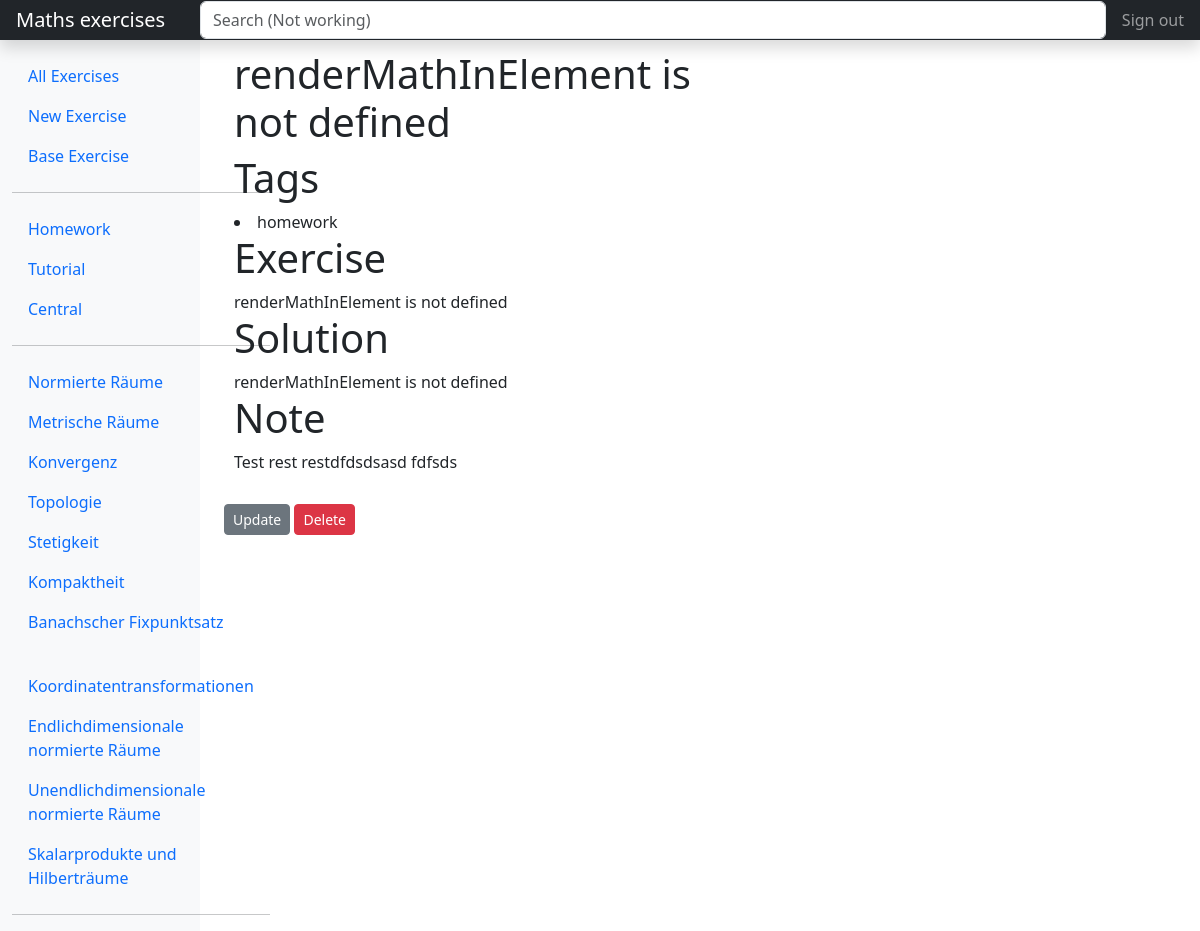
The page /exercise/3/ on the database its author committed.
### exercises/models.py (models this page shows, shortened)
class Tag(models.Model):
    title = models.CharField(max_length=200)
    def __str__(self):
        return self.title

class Topic(models.Model):
    title = models.CharField(max_length=200)
    def __str__(self):
        return self.title

class Exercise(models.Model):
    title = models.CharField(max_length=200)
    text = models.TextField()
    solution = models.TextField()
    lecturer = models.CharField(max_length=200)
    exercise_coordinator = models.CharField(max_length=200)
    date = models.DateField("date created")
    term = models.CharField(max_length=200)
    university = models.CharField(max_length=200, default="TUM")
    pdf_file = models.FileField(upload_to="pdfs/")
    png_file = models.ImageField(upload_to="pngs/")
    tags = models.ManyToManyField(Tag)
    topics = models.ManyToManyField(Topic)
    note = models.TextField(blank=True)

### exercises/views.py (the view)
class ExerciseDetailView(DetailView):
    model = Exercise

### exercises/context_processors.py (called while the page is built)
def custom_data(request):
    tags = Tag.objects.all()
    topics = Topic.objects.all()
    data = {"tags_list": tags, "topics_list": topics}
    return data

### exercises/templates/exercises/exercise_detail.html
{% extends "exercises/base.html" %}
{% block content %}
<div class="flex-container">
    <div class="flex-item col-lg-6">
        <h1 class="title">{{ object.title }}</h1>
        <h1>Tags</h1>
        {% for tag in object.tags.all %}
        <li>{{ tag.title }}</li>
        {% empty %}
        <li>No tags available for this exercise.</li>
        {% endfor %}
        <h1>Exercise</h1>
        <div id="demo-output">{{ object.text|safe }}</div>
        <h1>Solution</h1>
        <div id="demo-output2">{{ object.solution|safe }}</div>
        {% if object.note %}
        <h1>Note</h1>
        <p>{{ object.note }}</p>
        {% endif %}
    </div>
</div>
<div>
    <a class="btn btn-secondary btn-sm mt-1 mb-1" href="{% url 'exercise-update' object.id %}">Update</a>
    <a class="btn btn-danger btn-sm mt-1 mb-1" href="{% url 'exercise-delete' object.id %}">Delete</a>
</div>
{% endblock %}

### exercises/templates/exercises/base.html (shortened to what this page needs)
{% load static %}
<!DOCTYPE html>
<html lang="en">
<head>
    <link href="https://cdn.jsdelivr.net/npm/bootstrap@5.3.0/dist/css/bootstrap.min.css" rel="stylesheet"
>
    <link rel="stylesheet" type="text/css" href="{% static 'exercises/main.css' %}">
    <link rel="stylesheet" href="https://cdn.jsdelivr.net/npm/katex@0.16.8/dist/katex.min.css"
>
</head>
<body>
    <header class="navbar navbar-dark sticky-top bg-dark flex-md-nowrap p-0 shadow">
        <a class="navbar-brand col-md-3 col-lg-2 me-0 px-3" href="{% url 'index' %}">Maths exercises</a>
        <input class="form-control form-control-dark w-100" type="text" placeholder="Search (Not working)"
            aria-label="Search">
        <ul class="navbar-nav px-3">
            <li class="nav-item text-nowrap">
                <a class="nav-link" href="#">Sign out</a>
            </li>
        </ul>
    </header>
    <div class="container-fluid">
        <div class="row">
            <nav id="sidebarMenu" class="col-lg-2 d-md-block bg-light sidebar collapse">
                <div class="position-sticky pt-3">
                    <ul class="nav flex-column">
                        <li class="nav-item">
                            <a class="nav-link active" aria-current="page" href="{% url 'index' %}">
                                All Exercises
                            </a>
                        </li>
                        <li class="nav-item">
                            <a class="nav-link active" aria-current="page" href="{% url 'exercise-create' %}">
                                New Exercise
                            </a>
                        </li>
                        <li class="nav-item">
                            <a class="nav-link active" aria-current="page" href="{% url 'base-exercise-update' %}">
                                Base Exercise
                            </a>
                        </li>
                        <hr>
                        {% for tag in tags_list %}
                        <li class="nav-item">
                            <a class="nav-link active" aria-current="page" href="{% url 'tag' tag %}">
                                {{ tag|capfirst }}
                            </a>
                        </li>
                        {% endfor %}
                        <hr>
                        {% for topic in topics_list %}
                        <li class="nav-item">
                            <a class="nav-link active" aria-current="page" href="{% url 'topic' topic %}">
                                {{ topic|capfirst }}
                            </a>
                        </li>
                        {% endfor %}
                        <hr>
                    </ul>
                </div>
            </nav>
            <main class="col-md-9 ms-sm-auto col-lg-10 px-md-4">
                {% block content %}{% endblock %}
            </main>
        </div>
    </div>
</body>
</html>

### exercises/static/exercises/main.css (style rules this page uses)
.flex-container { display: flex; align-items: center; }
.flex-item { margin: 10px; }

### rows shown on the page
Tag: title "Homework", title "homework"
Tag: title "Tutorial"
Tag: title "Central"
Topic: title "Normierte Räume"
Topic: title "Metrische Räume"
Topic: title "Konvergenz"
Topic: title "Topologie"
Topic: title "Stetigkeit"
Topic: title "Kompaktheit"
Topic: title "Banachscher Fixpunktsatz"
Topic: title "Koordinatentransformationen"
Topic: title "Endlichdimensionale normierte Räume"
Topic: title "Unendlichdimensionale normierte Räume"
Topic: title "Skalarprodukte und Hilberträume"
Exercise: note "Test rest restdfdsdsasd fdfsds"
